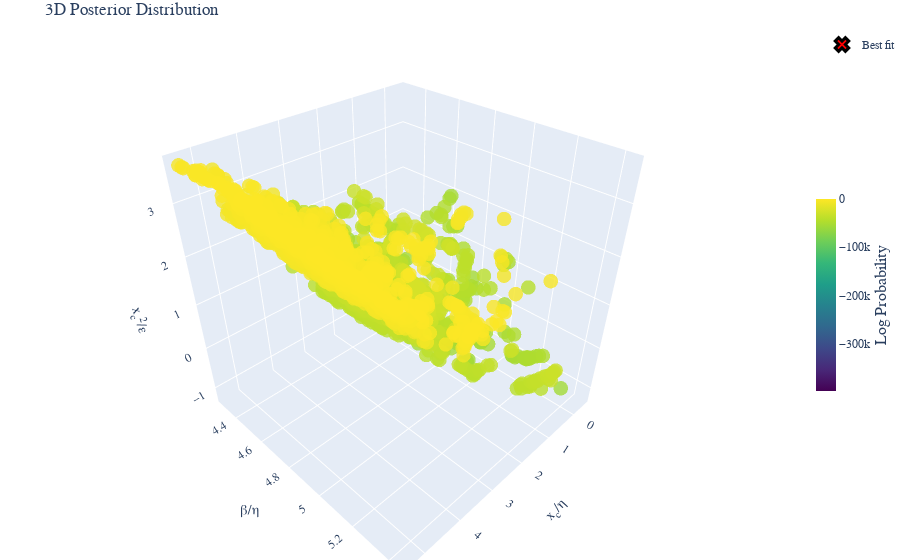

Here is the notebook cell this chart was saved with:
### Code cell
fig =post.plot_posterior3D_interactive([0,1,2],labels=labels_trans, truths=np.log(truths_trans),truth_label="Best fit" )
# Save the figure using matplotlib's savefig instead of plotly's write_image
fig.show()
if SAVE_PRODUCTS:
    # Save the figure as HTML
    html_file_name = master_config_name+test_str+'_3D_plot'
    if subfolder is not None:
        html_file_name = os.path.join(subfolder, html_file_name)
    html_path = os.path.join(Products_folder, 'html_3d_plots', f'{html_file_name}.html')
    # Create directory if it doesn't exist
    os.makedirs(os.path.dirname(html_path), exist_ok=True)
    fig.write_html(html_path)

### Figure 1 — Plotly figure (JSON) as saved in the notebook; plotly's stock layout.template omitted (floating-point values rounded to 4 significant figures; data arrays with more than 128 entries replaced by an {"elided": "..."} marker saying what was removed)
{"data": [{"marker": {"color": {"elided": "2986 float values"}, "colorbar": {"len": 0.4, "thickness": 20, "title": {"font": {"size": 16}, "side": "right", "text": "Log Probability"}, "x": 1, "y": 0.5}, "colorscale": [[0, "#440154"], [0.1111, "#482878"], [0.2222, "#3e4989"], [0.3333, "#31688e"], [0.4444, "#26828e"], [0.5556, "#1f9e89"], [0.6667, "#35b779"], [0.7778, "#6ece58"], [0.8889, "#b5de2b"], [1, "#fde725"]], "opacity": 0.8, "size": 5}, "mode": "markers", "name": "Posterior", "scene": "scene", "showlegend": false, "type": "scatter3d", "x": {"elided": "2986 float values"}, "y": {"elided": "2986 float values"}, "z": {"elided": "2986 float values"}}, {"marker": {"color": "red", "line": {"color": "black", "width": 3}, "size": 12, "symbol": "x"}, "mode": "markers", "name": "Best fit", "scene": "scene", "showlegend": true, "type": "scatter3d", "x": [1.868], "y": [4.729], "z": [0.3051]}], "layout": {"font": {"family": "Computer Modern"}, "margin": {"b": 0, "l": 0, "r": 0, "t": 30}, "scene": {"aspectmode": "cube", "xaxis": {"exponentformat": "e", "showexponent": "all", "title": {"font": {"size": 14}, "text": "x<sub>c</sub>/η"}}, "yaxis": {"exponentformat": "e", "showexponent": "all", "title": {"font": {"size": 14}, "text": "β/η"}}, "zaxis": {"exponentformat": "e", "showexponent": "all", "title": {"font": {"size": 14}, "text": "x<sub>c</sub><sup>2</sup>/ε"}}}, "title": {"text": "3D Posterior Distribution"}}}
